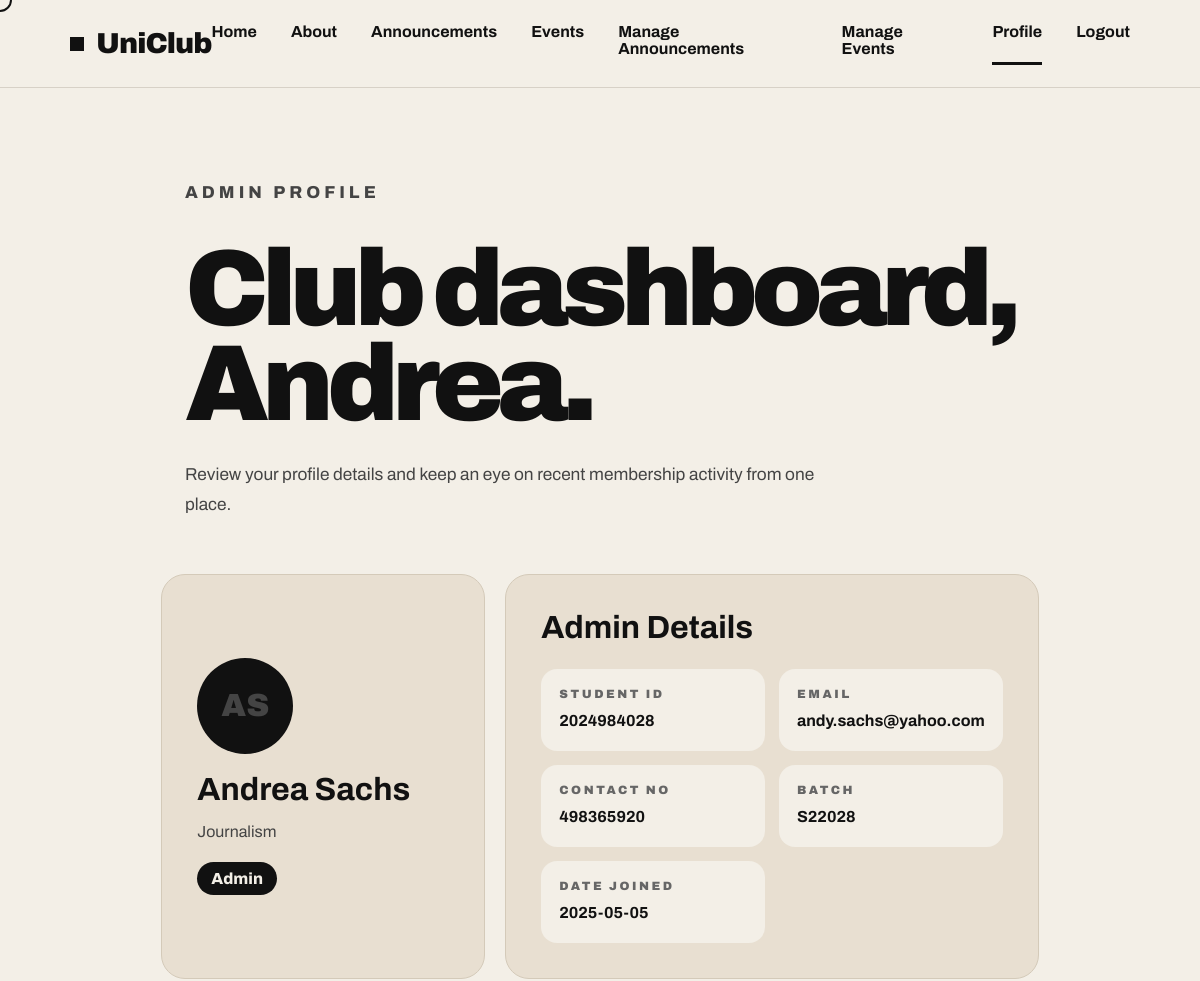
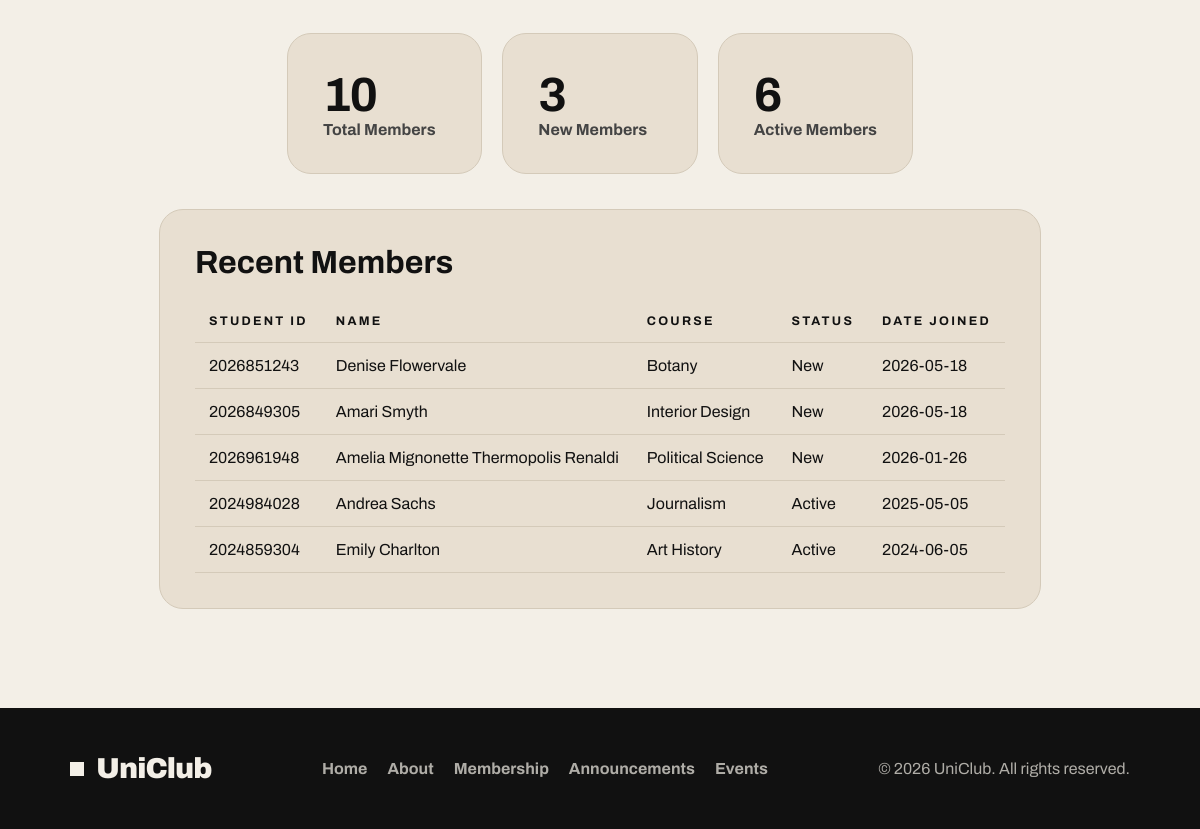
Screenshot of /phpfiles/admin_profilepage.php (signed in) with the database file from the repository (2 pictures, top to bottom).
### tables this page shows
CREATE TABLE `member` (
  `student_id` int(12) NOT NULL,
  `password` varchar(255) NOT NULL,
  `role` enum('Admin','Member') NOT NULL DEFAULT 'Member',
  `first_name` text NOT NULL,
  `last_name` text NOT NULL,
  `course` text NOT NULL,
  `batch` varchar(6) NOT NULL,
  `email` varchar(50) NOT NULL,
  `contact_no` int(12) NOT NULL,
  `interests` varchar(250) NOT NULL,
  `member_status` enum('New','Active','Inactive','Graduated') NOT NULL DEFAULT 'New',
  `date_joined` date NOT NULL
);

### phpfiles/admin_profilepage.php (the view, shortened to what this page needs)
<?php
require 'db.php';
require_once 'layout.php';
$studentId = $_SESSION['username'];
$stmt = $conn->prepare(
    "SELECT student_id, first_name, last_name, course, batch, email, contact_no, interests, member_status, date_joined
     FROM member
     WHERE student_id = ?"
);
$stmt->bind_param("s", $studentId);
$stmt->execute();
$admin = $stmt->get_result()->fetch_assoc();
$adminFirstName = 'Admin';
if ($admin && isset($admin['first_name'])) {
    $adminFirstName = $admin['first_name'];
}
$totalMembers = 0;
$newMembers = 0;
$activeMembers = 0;
$statsResult = $conn->query(
    "SELECT
        COUNT(*) AS total_members,
        SUM(member_status = 'New') AS new_members,
        SUM(member_status = 'Active') AS active_members
     FROM member"
);
if ($statsResult) {
    $stats = $statsResult->fetch_assoc();
    if (isset($stats['total_members'])) {
        $totalMembers = (int) $stats['total_members'];
    }
    if (isset($stats['new_members'])) {
        $newMembers = (int) $stats['new_members'];
    }
    if (isset($stats['active_members'])) {
        $activeMembers = (int) $stats['active_members'];
    }
}
$recentMembers = $conn->query(
    "SELECT student_id, first_name, last_name, course, member_status, date_joined
     FROM member
     ORDER BY date_joined DESC, student_id DESC
     LIMIT 5"
);
?>
<!DOCTYPE html>
<html lang="en">
<head>
  <link rel="stylesheet" href="../css/style.css">
</head>
<body>
<main>
  <section class="page-header profile-header">
    <p class="eyebrow">ADMIN PROFILE</p>
    <h1>
      Club dashboard,
      <span><?= htmlspecialchars($adminFirstName) ?>.</span>
    </h1>
    <p>Review your profile details and keep an eye on recent membership activity from one place.</p>
  </section>
  <section class="profile-layout admin-layout">
    <?php if ($admin): ?>
      <div class="profile-summary">
        <p class="profile-initials">
          <?= htmlspecialchars(strtoupper(substr($admin['first_name'], 0, 1) . substr($admin['last_name'], 0, 1))) ?>
        </p>
        <h2><?= htmlspecialchars($admin['first_name'] . ' ' . $admin['last_name']) ?></h2>
        <p><?= htmlspecialchars($admin['course']) ?></p>
        <span>Admin</span>
      </div>
      <div class="profile-details">
        <h2>Admin Details</h2>
        <dl>
          <div>
            <dt>Student ID</dt>
            <dd><?= htmlspecialchars($admin['student_id']) ?></dd>
          </div>
          <div>
            <dt>Email</dt>
            <dd><?= htmlspecialchars($admin['email']) ?></dd>
          </div>
          <div>
            <dt>Contact No</dt>
            <dd><?= htmlspecialchars($admin['contact_no']) ?></dd>
          </div>
          <div>
            <dt>Batch</dt>
            <dd><?= htmlspecialchars($admin['batch']) ?></dd>
          </div>
          <div>
            <dt>Date Joined</dt>
            <dd><?= htmlspecialchars($admin['date_joined']) ?></dd>
          </div>
        </dl>
      </div>
    <?php endif; ?>
  </section>
  <section class="admin-stats">
    <div>
      <h2><?= htmlspecialchars($totalMembers) ?></h2>
      <p>Total Members</p>
    </div>
    <div>
      <h2><?= htmlspecialchars($newMembers) ?></h2>
      <p>New Members</p>
    </div>
    <div>
      <h2><?= htmlspecialchars($activeMembers) ?></h2>
      <p>Active Members</p>
    </div>
  </section>
  <section class="recent-members">
    <h2>Recent Members</h2>
    <?php if ($recentMembers && $recentMembers->num_rows > 0): ?>
      <table>
        <tr>
          <th>Student ID</th>
          <th>Name</th>
          <th>Course</th>
          <th>Status</th>
          <th>Date Joined</th>
        </tr>
        <?php while ($member = $recentMembers->fetch_assoc()): ?>
          <tr>
            <td><?= htmlspecialchars($member['student_id']) ?></td>
            <td><?= htmlspecialchars($member['first_name'] . ' ' . $member['last_name']) ?></td>
            <td><?= htmlspecialchars($member['course']) ?></td>
            <td><?= htmlspecialchars($member['member_status']) ?></td>
            <td><?= htmlspecialchars($member['date_joined']) ?></td>
          </tr>
        <?php endwhile; ?>
      </table>
    <?php else: ?>
      <p>No member records found.</p>
    <?php endif; ?>
  </section>
</main>
</body>
</html>

### css/style.css (style rules this page uses)
* { margin:0; padding:0; box-sizing:border-box; }
main { display: flex; flex-direction: column; flex: 1; }
html { scroll-behavior:smooth; }
body { font-family:'Archivo', sans-serif; background:#f3efe7; color:#111; overflow-x:hidden; cursor:auto; padding-bottom: 120px; }
.eyebrow { font-size:0.78rem; font-weight:800; letter-spacing:0.25rem; color:#666; margin-bottom:25px; }
.hero h1, .page-header h1 { font-size:clamp(5rem, 9vw, 8.5rem); line-height:0.88; letter-spacing:-7px; font-weight:900; margin-bottom:28px; }
.hero h1 span, .page-header h1 span { display:block; }
.hero-text, .page-header p { max-width:650px; font-size:1.08rem; line-height:1.7; color:#444; margin-bottom:35px; }
.section-intro, .page-header { max-width:1200px; margin:auto; padding:90px 40px 30px; }
.profile-header { padding-bottom:20px; }
.profile-layout { max-width:1200px; margin:auto; padding:0 40px 35px; display:grid; grid-template-columns:0.85fr 1.4fr; gap:20px; }
.profile-summary, .profile-details, .admin-stats div, .recent-members { background:#e8dfd1; border:1px solid #d4cab9; border-radius:24px; padding:35px; }
.profile-summary { display:flex; flex-direction:column; justify-content:center; min-height:330px; }
.profile-initials { width:96px; height:96px; border-radius:50%; background:#111; color:#f3efe7; display:flex; align-items:center; justify-content:center; font-size:2rem; font-weight:900; margin-bottom:25px; }
.profile-summary h2, .profile-details h2, .recent-members h2 { font-size:2rem; margin-bottom:12px; }
.profile-summary p { color:#444; line-height:1.6; margin-bottom:18px; }
.profile-summary span { width:max-content; background:#111; color:#f3efe7; padding:8px 14px; border-radius:30px; font-weight:800; }
.profile-details dl { display:grid; grid-template-columns:1fr 1fr; gap:14px; margin-top:24px; }
.profile-details div { background:#f3efe7; border-radius:16px; padding:18px; }
.profile-details dt { font-size:0.75rem; font-weight:900; letter-spacing:0.16rem; color:#666; margin-bottom:8px; text-transform:uppercase; }
.profile-details dd { color:#111; font-weight:700; line-height:1.5; overflow-wrap:anywhere; }
.admin-stats { max-width:1200px; margin:auto; padding:0 40px 35px; display:grid; grid-template-columns:repeat(3,1fr); gap:20px; }
.admin-stats h2 { font-size:3rem; letter-spacing:-2px; }
.admin-stats p { color:#444; font-weight:700; }
.recent-members { max-width:1120px; margin:0 auto 100px; overflow-x:auto; }
.recent-members table { width:100%; border-collapse:collapse; margin-top:20px; }
.recent-members th, .recent-members td { padding:14px; border-bottom:1px solid #d4cab9; text-align:left; }
.recent-members th { font-size:0.78rem; letter-spacing:0.14rem; text-transform:uppercase; }

### rows the page displays
member: first_name "Andrea", first_name+last_name "AS", first_name+last_name "Andrea Sachs", course "Journalism", student_id "2024984028", email "andy.sachs@yahoo.com", contact_no "498365920", batch "S22028", date_joined "2025-05-05", member_status "Active"
member: student_id "2026851243", first_name+last_name "Denise Flowervale", course "Botany", member_status "New", date_joined "2026-05-18"
member: student_id "2026849305", first_name+last_name "Amari Smyth", course "Interior Design", member_status "New", date_joined "2026-05-18"
member: student_id "2026961948", first_name+last_name "Amelia Mignonette Thermopolis Renaldi", course "Political Science", member_status "New", date_joined "2026-01-26"
member: student_id "2024859304", first_name+last_name "Emily Charlton", course "Art History", member_status "Active", date_joined "2024-06-05"

### other values shown
$totalMembers "10"
$newMembers "3"
$activeMembers "6"
